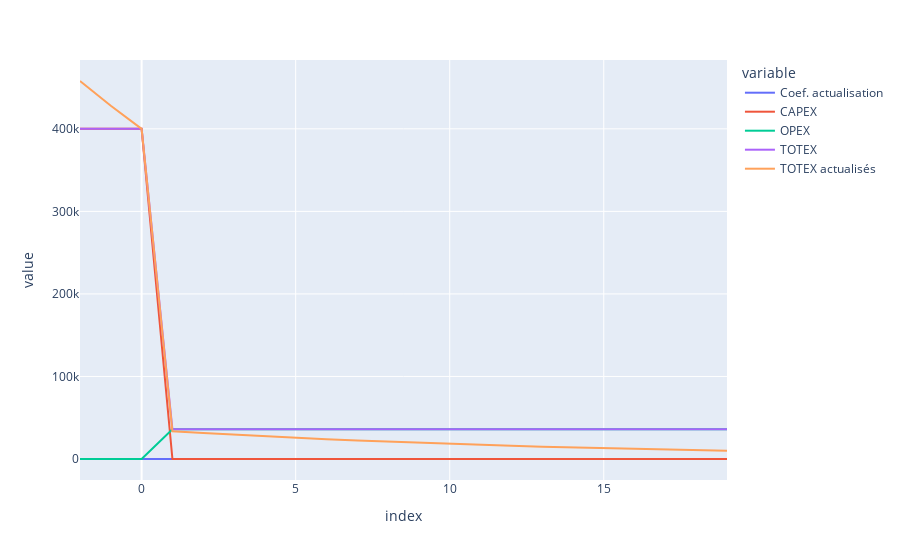

The code cell stored with this chart in its notebook:
### Code cell
df = pd.DataFrame(columns=[k for k in range(-duree_construction+1,duree_projet)])
df.loc["Coef. actualisation"] = [(1+taux_actualisation/100)**k for k in df.columns]
df.loc["CAPEX"] = 0
df.loc["CAPEX",:0] = CAPEX/duree_construction
df.loc["OPEX"] = 0
df.loc["OPEX",1:] = OPEX
df.loc["TOTEX"] = df.loc["CAPEX"] + df.loc["OPEX"]
df.loc["TOTEX actualisés"] = df.loc["TOTEX"]/df.loc["Coef. actualisation"]
df.transpose().plot()

### Figure 1 — Plotly figure (JSON) as saved in the notebook; plotly's stock layout.template omitted (floating-point values rounded to 4 significant figures)
{"data": [{"hovertemplate": "variable=Coef. actualisation<br>index=%{x}<br>value=%{y}<extra></extra>", "legendgroup": "Coef. actualisation", "line": {"color": "#636efa", "dash": "solid"}, "marker": {"symbol": "circle"}, "mode": "lines", "name": "Coef. actualisation", "orientation": "v", "showlegend": true, "type": "scatter", "x": [-2, -1, 0, 1, 2, 3, 4, 5, 6, 7, 8, 9, 10, 11, 12, 13, 14, 15, 16, 17, 18, 19], "xaxis": "x", "y": [0.8734, 0.9346, 1, 1.07, 1.145, 1.225, 1.311, 1.403, 1.501, 1.606, 1.718, 1.838, 1.967, 2.105, 2.252, 2.41, 2.579, 2.759, 2.952, 3.159, 3.38, 3.617], "yaxis": "y"}, {"hovertemplate": "variable=CAPEX<br>index=%{x}<br>value=%{y}<extra></extra>", "legendgroup": "CAPEX", "line": {"color": "#EF553B", "dash": "solid"}, "marker": {"symbol": "circle"}, "mode": "lines", "name": "CAPEX", "orientation": "v", "showlegend": true, "type": "scatter", "x": [-2, -1, 0, 1, 2, 3, 4, 5, 6, 7, 8, 9, 10, 11, 12, 13, 14, 15, 16, 17, 18, 19], "xaxis": "x", "y": [400000, 400000, 400000, 0, 0, 0, 0, 0, 0, 0, 0, 0, 0, 0, 0, 0, 0, 0, 0, 0, 0, 0], "yaxis": "y"}, {"hovertemplate": "variable=OPEX<br>index=%{x}<br>value=%{y}<extra></extra>", "legendgroup": "OPEX", "line": {"color": "#00cc96", "dash": "solid"}, "marker": {"symbol": "circle"}, "mode": "lines", "name": "OPEX", "orientation": "v", "showlegend": true, "type": "scatter", "x": [-2, -1, 0, 1, 2, 3, 4, 5, 6, 7, 8, 9, 10, 11, 12, 13, 14, 15, 16, 17, 18, 19], "xaxis": "x", "y": [0, 0, 0, 36000, 36000, 36000, 36000, 36000, 36000, 36000, 36000, 36000, 36000, 36000, 36000, 36000, 36000, 36000, 36000, 36000, 36000, 36000], "yaxis": "y"}, {"hovertemplate": "variable=TOTEX<br>index=%{x}<br>value=%{y}<extra></extra>", "legendgroup": "TOTEX", "line": {"color": "#ab63fa", "dash": "solid"}, "marker": {"symbol": "circle"}, "mode": "lines", "name": "TOTEX", "orientation": "v", "showlegend": true, "type": "scatter", "x": [-2, -1, 0, 1, 2, 3, 4, 5, 6, 7, 8, 9, 10, 11, 12, 13, 14, 15, 16, 17, 18, 19], "xaxis": "x", "y": [400000, 400000, 400000, 36000, 36000, 36000, 36000, 36000, 36000, 36000, 36000, 36000, 36000, 36000, 36000, 36000, 36000, 36000, 36000, 36000, 36000, 36000], "yaxis": "y"}, {"hovertemplate": "variable=TOTEX actualisés<br>index=%{x}<br>value=%{y}<extra></extra>", "legendgroup": "TOTEX actualisés", "line": {"color": "#FFA15A", "dash": "solid"}, "marker": {"symbol": "circle"}, "mode": "lines", "name": "TOTEX actualisés", "orientation": "v", "showlegend": true, "type": "scatter", "x": [-2, -1, 0, 1, 2, 3, 4, 5, 6, 7, 8, 9, 10, 11, 12, 13, 14, 15, 16, 17, 18, 19], "xaxis": "x", "y": [458000.0, 428000, 400000, 33640.0, 31440.0, 29390.0, 27460.0, 25670.0, 23990.0, 22420.0, 20950.0, 19580.0, 18300.0, 17100.0, 15980.0, 14940.0, 13960.0, 13050.0, 12190.0, 11400.0, 10650.0, 9954.0], "yaxis": "y"}], "layout": {"legend": {"title": {"text": "variable"}, "tracegroupgap": 0}, "margin": {"t": 60}, "xaxis": {"anchor": "y", "domain": [0, 1], "title": {"text": "index"}}, "yaxis": {"anchor": "x", "domain": [0, 1], "title": {"text": "value"}}}}
